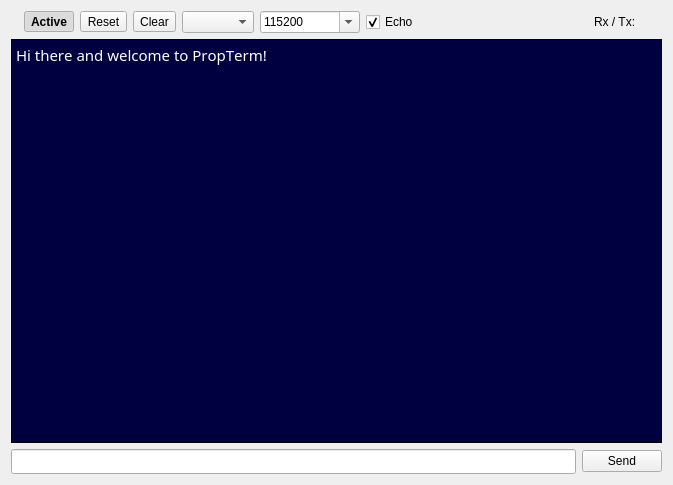
<?xml version="1.0" encoding="UTF-8"?>
<ui version="4.0">
 <class>PropTerm</class>
 <widget class="QWidget" name="PropTerm">
  <property name="geometry">
   <rect>
    <x>0</x>
    <y>0</y>
    <width>673</width>
    <height>485</height>
   </rect>
  </property>
  <property name="windowTitle">
   <string>Terminal</string>
  </property>
  <layout class="QVBoxLayout" name="verticalLayout">
   <item>
    <layout class="QHBoxLayout" name="horizontalLayout">
     <item>
      <widget class="QLabel" name="activeLight">
       <property name="text">
        <string/>
       </property>
       <property name="pixmap">
        <pixmap>:/icons/propterm/led-green.png</pixmap>
       </property>
      </widget>
     </item>
     <item>
      <widget class="QToolButton" name="activeButton">
       <property name="font">
        <font>
         <weight>75</weight>
         <bold>true</bold>
        </font>
       </property>
       <property name="toolTip">
        <string>Enable terminal</string>
       </property>
       <property name="statusTip">
        <string>Enable terminal</string>
       </property>
       <property name="text">
        <string>Active</string>
       </property>
       <property name="checkable">
        <bool>true</bool>
       </property>
       <property name="checked">
        <bool>true</bool>
       </property>
      </widget>
     </item>
     <item>
      <widget class="QToolButton" name="reset">
       <property name="text">
        <string>Reset</string>
       </property>
      </widget>
     </item>
     <item>
      <widget class="QToolButton" name="clear">
       <property name="toolTip">
        <string>Clear all terminal text</string>
       </property>
       <property name="statusTip">
        <string>Clear all terminal text</string>
       </property>
       <property name="text">
        <string>Clear</string>
       </property>
      </widget>
     </item>
     <item>
      <widget class="QComboBox" name="port">
       <property name="toolTip">
        <string>Select serial port</string>
       </property>
       <property name="editable">
        <bool>false</bool>
       </property>
       <property name="insertPolicy">
        <enum>QComboBox::NoInsert</enum>
       </property>
      </widget>
     </item>
     <item>
      <widget class="QComboBox" name="baudRate">
       <property name="sizePolicy">
        <sizepolicy hsizetype="Minimum" vsizetype="Fixed">
         <horstretch>0</horstretch>
         <verstretch>0</verstretch>
        </sizepolicy>
       </property>
       <property name="minimumSize">
        <size>
         <width>100</width>
         <height>0</height>
        </size>
       </property>
       <property name="toolTip">
        <string>Select baud rate</string>
       </property>
       <property name="statusTip">
        <string>Select baud rate</string>
       </property>
       <property name="editable">
        <bool>true</bool>
       </property>
       <property name="currentIndex">
        <number>3</number>
       </property>
       <property name="insertPolicy">
        <enum>QComboBox::InsertAtBottom</enum>
       </property>
       <item>
        <property name="text">
         <string>921600</string>
        </property>
       </item>
       <item>
        <property name="text">
         <string>460800</string>
        </property>
       </item>
       <item>
        <property name="text">
         <string>230400</string>
        </property>
       </item>
       <item>
        <property name="text">
         <string>115200</string>
        </property>
       </item>
       <item>
        <property name="text">
         <string>57600</string>
        </property>
       </item>
       <item>
        <property name="text">
         <string>38400</string>
        </property>
       </item>
       <item>
        <property name="text">
         <string>19200</string>
        </property>
       </item>
       <item>
        <property name="text">
         <string>9600</string>
        </property>
       </item>
      </widget>
     </item>
     <item>
      <widget class="QCheckBox" name="echo">
       <property name="font">
        <font>
         <pointsize>9</pointsize>
        </font>
       </property>
       <property name="toolTip">
        <string>Enable terminal input echo</string>
       </property>
       <property name="statusTip">
        <string>Enable terminal input echo</string>
       </property>
       <property name="text">
        <string>Echo</string>
       </property>
       <property name="checked">
        <bool>true</bool>
       </property>
      </widget>
     </item>
     <item>
      <spacer name="horizontalSpacer">
       <property name="orientation">
        <enum>Qt::Horizontal</enum>
       </property>
       <property name="sizeHint" stdset="0">
        <size>
         <width>40</width>
         <height>20</height>
        </size>
       </property>
      </spacer>
     </item>
     <item>
      <widget class="QLabel" name="rxText">
       <property name="font">
        <font>
         <pointsize>9</pointsize>
        </font>
       </property>
       <property name="text">
        <string>Rx / Tx:</string>
       </property>
       <property name="textFormat">
        <enum>Qt::AutoText</enum>
       </property>
      </widget>
     </item>
     <item>
      <widget class="QLabel" name="rxLight">
       <property name="toolTip">
        <string>Data received indicator</string>
       </property>
       <property name="statusTip">
        <string>Data received indicator</string>
       </property>
       <property name="text">
        <string/>
       </property>
       <property name="pixmap">
        <pixmap>:/icons/propterm/led-red.png</pixmap>
       </property>
      </widget>
     </item>
     <item>
      <widget class="QLabel" name="txLight">
       <property name="toolTip">
        <string>Data transmitted indicator</string>
       </property>
       <property name="statusTip">
        <string>Data transmitted indicator</string>
       </property>
       <property name="text">
        <string/>
       </property>
       <property name="pixmap">
        <pixmap>:/icons/propterm/led-blue.png</pixmap>
       </property>
      </widget>
     </item>
    </layout>
   </item>
   <item>
    <widget class="Console" name="console">
     <property name="enabled">
      <bool>true</bool>
     </property>
     <property name="palette">
      <palette>
       <active>
        <colorrole role="WindowText">
         <brush brushstyle="SolidPattern">
          <color alpha="255">
           <red>255</red>
           <green>255</green>
           <blue>255</blue>
          </color>
         </brush>
        </colorrole>
        <colorrole role="Button">
         <brush brushstyle="SolidPattern">
          <color alpha="255">
           <red>0</red>
           <green>0</green>
           <blue>127</blue>
          </color>
         </brush>
        </colorrole>
        <colorrole role="Light">
         <brush brushstyle="SolidPattern">
          <color alpha="255">
           <red>0</red>
           <green>0</green>
           <blue>191</blue>
          </color>
         </brush>
        </colorrole>
        <colorrole role="Midlight">
         <brush brushstyle="SolidPattern">
          <color alpha="255">
           <red>0</red>
           <green>0</green>
           <blue>159</blue>
          </color>
         </brush>
        </colorrole>
        <colorrole role="Dark">
         <brush brushstyle="SolidPattern">
          <color alpha="255">
           <red>76</red>
           <green>76</green>
           <blue>76</blue>
          </color>
         </brush>
        </colorrole>
        <colorrole role="Mid">
         <brush brushstyle="SolidPattern">
          <color alpha="255">
           <red>128</red>
           <green>128</green>
           <blue>128</blue>
          </color>
         </brush>
        </colorrole>
        <colorrole role="Text">
         <brush brushstyle="SolidPattern">
          <color alpha="255">
           <red>255</red>
           <green>255</green>
           <blue>255</blue>
          </color>
         </brush>
        </colorrole>
        <colorrole role="BrightText">
         <brush brushstyle="SolidPattern">
          <color alpha="255">
           <red>255</red>
           <green>255</green>
           <blue>255</blue>
          </color>
         </brush>
        </colorrole>
        <colorrole role="ButtonText">
         <brush brushstyle="SolidPattern">
          <color alpha="255">
           <red>255</red>
           <green>255</green>
           <blue>255</blue>
          </color>
         </brush>
        </colorrole>
        <colorrole role="Base">
         <brush brushstyle="SolidPattern">
          <color alpha="255">
           <red>0</red>
           <green>0</green>
           <blue>64</blue>
          </color>
         </brush>
        </colorrole>
        <colorrole role="Window">
         <brush brushstyle="SolidPattern">
          <color alpha="255">
           <red>0</red>
           <green>0</green>
           <blue>0</blue>
          </color>
         </brush>
        </colorrole>
        <colorrole role="Shadow">
         <brush brushstyle="SolidPattern">
          <color alpha="255">
           <red>0</red>
           <green>0</green>
           <blue>0</blue>
          </color>
         </brush>
        </colorrole>
        <colorrole role="AlternateBase">
         <brush brushstyle="SolidPattern">
          <color alpha="255">
           <red>0</red>
           <green>0</green>
           <blue>63</blue>
          </color>
         </brush>
        </colorrole>
        <colorrole role="ToolTipBase">
         <brush brushstyle="SolidPattern">
          <color alpha="255">
           <red>255</red>
           <green>255</green>
           <blue>220</blue>
          </color>
         </brush>
        </colorrole>
        <colorrole role="ToolTipText">
         <brush brushstyle="SolidPattern">
          <color alpha="255">
           <red>0</red>
           <green>0</green>
           <blue>0</blue>
          </color>
         </brush>
        </colorrole>
       </active>
       <inactive>
        <colorrole role="WindowText">
         <brush brushstyle="SolidPattern">
          <color alpha="255">
           <red>255</red>
           <green>255</green>
           <blue>255</blue>
          </color>
         </brush>
        </colorrole>
        <colorrole role="Button">
         <brush brushstyle="SolidPattern">
          <color alpha="255">
           <red>0</red>
           <green>0</green>
           <blue>127</blue>
          </color>
         </brush>
        </colorrole>
        <colorrole role="Light">
         <brush brushstyle="SolidPattern">
          <color alpha="255">
           <red>0</red>
           <green>0</green>
           <blue>191</blue>
          </color>
         </brush>
        </colorrole>
        <colorrole role="Midlight">
         <brush brushstyle="SolidPattern">
          <color alpha="255">
           <red>0</red>
           <green>0</green>
           <blue>159</blue>
          </color>
         </brush>
        </colorrole>
        <colorrole role="Dark">
         <brush brushstyle="SolidPattern">
          <color alpha="255">
           <red>76</red>
           <green>76</green>
           <blue>76</blue>
          </color>
         </brush>
        </colorrole>
        <colorrole role="Mid">
         <brush brushstyle="SolidPattern">
          <color alpha="255">
           <red>128</red>
           <green>128</green>
           <blue>128</blue>
          </color>
         </brush>
        </colorrole>
        <colorrole role="Text">
         <brush brushstyle="SolidPattern">
          <color alpha="255">
           <red>255</red>
           <green>255</green>
           <blue>255</blue>
          </color>
         </brush>
        </colorrole>
        <colorrole role="BrightText">
         <brush brushstyle="SolidPattern">
          <color alpha="255">
           <red>255</red>
           <green>255</green>
           <blue>255</blue>
          </color>
         </brush>
        </colorrole>
        <colorrole role="ButtonText">
         <brush brushstyle="SolidPattern">
          <color alpha="255">
           <red>255</red>
           <green>255</green>
           <blue>255</blue>
          </color>
         </brush>
        </colorrole>
        <colorrole role="Base">
         <brush brushstyle="SolidPattern">
          <color alpha="255">
           <red>0</red>
           <green>0</green>
           <blue>64</blue>
          </color>
         </brush>
        </colorrole>
        <colorrole role="Window">
         <brush brushstyle="SolidPattern">
          <color alpha="255">
           <red>0</red>
           <green>0</green>
           <blue>0</blue>
          </color>
         </brush>
        </colorrole>
        <colorrole role="Shadow">
         <brush brushstyle="SolidPattern">
          <color alpha="255">
           <red>0</red>
           <green>0</green>
           <blue>0</blue>
          </color>
         </brush>
        </colorrole>
        <colorrole role="AlternateBase">
         <brush brushstyle="SolidPattern">
          <color alpha="255">
           <red>0</red>
           <green>0</green>
           <blue>63</blue>
          </color>
         </brush>
        </colorrole>
        <colorrole role="ToolTipBase">
         <brush brushstyle="SolidPattern">
          <color alpha="255">
           <red>255</red>
           <green>255</green>
           <blue>220</blue>
          </color>
         </brush>
        </colorrole>
        <colorrole role="ToolTipText">
         <brush brushstyle="SolidPattern">
          <color alpha="255">
           <red>0</red>
           <green>0</green>
           <blue>0</blue>
          </color>
         </brush>
        </colorrole>
       </inactive>
       <disabled>
        <colorrole role="WindowText">
         <brush brushstyle="SolidPattern">
          <color alpha="255">
           <red>76</red>
           <green>76</green>
           <blue>76</blue>
          </color>
         </brush>
        </colorrole>
        <colorrole role="Button">
         <brush brushstyle="SolidPattern">
          <color alpha="255">
           <red>0</red>
           <green>0</green>
           <blue>127</blue>
          </color>
         </brush>
        </colorrole>
        <colorrole role="Light">
         <brush brushstyle="SolidPattern">
          <color alpha="255">
           <red>0</red>
           <green>0</green>
           <blue>191</blue>
          </color>
         </brush>
        </colorrole>
        <colorrole role="Midlight">
         <brush brushstyle="SolidPattern">
          <color alpha="255">
           <red>0</red>
           <green>0</green>
           <blue>159</blue>
          </color>
         </brush>
        </colorrole>
        <colorrole role="Dark">
         <brush brushstyle="SolidPattern">
          <color alpha="255">
           <red>76</red>
           <green>76</green>
           <blue>76</blue>
          </color>
         </brush>
        </colorrole>
        <colorrole role="Mid">
         <brush brushstyle="SolidPattern">
          <color alpha="255">
           <red>128</red>
           <green>128</green>
           <blue>128</blue>
          </color>
         </brush>
        </colorrole>
        <colorrole role="Text">
         <brush brushstyle="SolidPattern">
          <color alpha="255">
           <red>76</red>
           <green>76</green>
           <blue>76</blue>
          </color>
         </brush>
        </colorrole>
        <colorrole role="BrightText">
         <brush brushstyle="SolidPattern">
          <color alpha="255">
           <red>255</red>
           <green>255</green>
           <blue>255</blue>
          </color>
         </brush>
        </colorrole>
        <colorrole role="ButtonText">
         <brush brushstyle="SolidPattern">
          <color alpha="255">
           <red>76</red>
           <green>76</green>
           <blue>76</blue>
          </color>
         </brush>
        </colorrole>
        <colorrole role="Base">
         <brush brushstyle="SolidPattern">
          <color alpha="255">
           <red>0</red>
           <green>0</green>
           <blue>0</blue>
          </color>
         </brush>
        </colorrole>
        <colorrole role="Window">
         <brush brushstyle="SolidPattern">
          <color alpha="255">
           <red>0</red>
           <green>0</green>
           <blue>0</blue>
          </color>
         </brush>
        </colorrole>
        <colorrole role="Shadow">
         <brush brushstyle="SolidPattern">
          <color alpha="255">
           <red>0</red>
           <green>0</green>
           <blue>0</blue>
          </color>
         </brush>
        </colorrole>
        <colorrole role="AlternateBase">
         <brush brushstyle="SolidPattern">
          <color alpha="255">
           <red>0</red>
           <green>0</green>
           <blue>127</blue>
          </color>
         </brush>
        </colorrole>
        <colorrole role="ToolTipBase">
         <brush brushstyle="SolidPattern">
          <color alpha="255">
           <red>255</red>
           <green>255</green>
           <blue>220</blue>
          </color>
         </brush>
        </colorrole>
        <colorrole role="ToolTipText">
         <brush brushstyle="SolidPattern">
          <color alpha="255">
           <red>0</red>
           <green>0</green>
           <blue>0</blue>
          </color>
         </brush>
        </colorrole>
       </disabled>
      </palette>
     </property>
     <property name="font">
      <font>
       <family>Droid Sans Mono</family>
       <pointsize>11</pointsize>
       <kerning>false</kerning>
      </font>
     </property>
     <property name="contextMenuPolicy">
      <enum>Qt::DefaultContextMenu</enum>
     </property>
     <property name="verticalScrollBarPolicy">
      <enum>Qt::ScrollBarAsNeeded</enum>
     </property>
     <property name="undoRedoEnabled">
      <bool>false</bool>
     </property>
     <property name="lineWrapMode">
      <enum>QPlainTextEdit::NoWrap</enum>
     </property>
     <property name="plainText">
      <string>Hi there and welcome to PropTerm!</string>
     </property>
     <property name="overwriteMode">
      <bool>true</bool>
     </property>
     <property name="textInteractionFlags">
      <set>Qt::TextEditorInteraction</set>
     </property>
     <property name="backgroundVisible">
      <bool>false</bool>
     </property>
    </widget>
   </item>
   <item>
    <layout class="QHBoxLayout" name="horizontalLayout_2">
     <item>
      <widget class="QLineEdit" name="sendLineEdit">
       <property name="font">
        <font>
         <family>Droid Sans Mono</family>
        </font>
       </property>
      </widget>
     </item>
     <item>
      <widget class="QPushButton" name="sendButton">
       <property name="text">
        <string>Send</string>
       </property>
      </widget>
     </item>
    </layout>
   </item>
  </layout>
 </widget>
 <customwidgets>
  <customwidget>
   <class>Console</class>
   <extends>QPlainTextEdit</extends>
   <header>console.h</header>
  </customwidget>
 </customwidgets>
 <resources>
  <include location="../icons/propterm/propterm.qrc"/>
 </resources>
 <connections/>
</ui>
